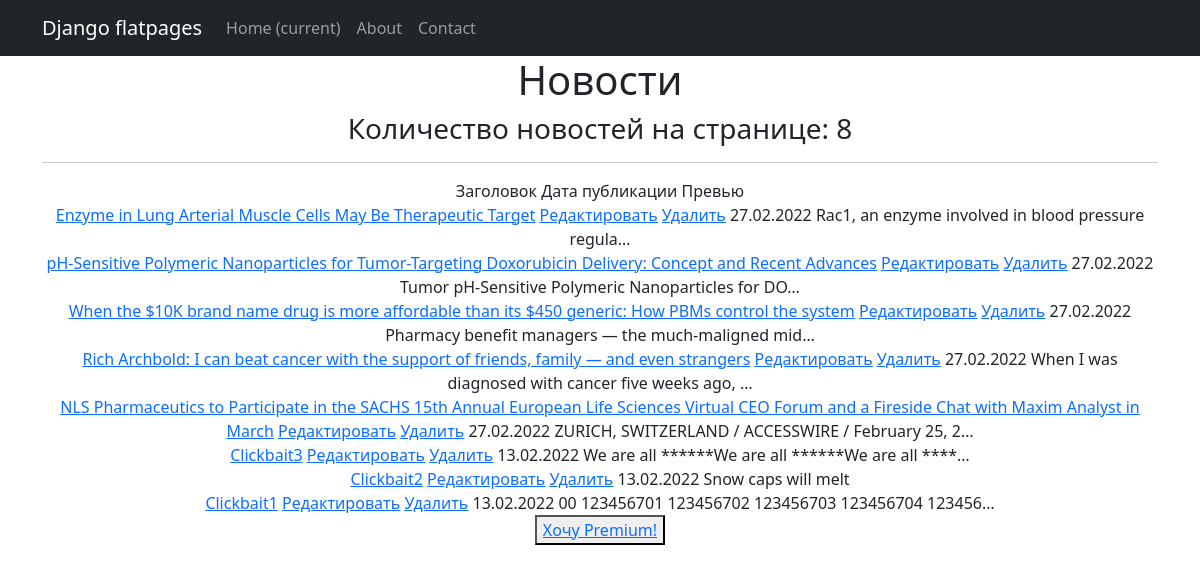
Page /news/ on the committed database.
### news/models.py (models this page shows, shortened)
class Post(models.Model):
    news = 'N'
    article = 'A'
    CONTENT_TYPE = [
        (news, 'News'),
        (article, 'Article')
    ]
    author = models.ForeignKey(Author, on_delete=models.CASCADE)
    article_or_news = models.CharField(max_length=1, choices=CONTENT_TYPE, default=article)
    header = models.CharField(max_length=255)
    contents = models.TextField()
    time_added = models.DateTimeField(auto_now_add=True)
    rating = models.IntegerField(default=0)
    category = models.ManyToManyField(Category, through='PostCategory')

### news/views.py (the view)
# urls.py: path('', NewsList.as_view()),
class NewsList(ListView):
    model = Post
    template_name = 'news_list.html'
    context_object_name = 'news'
    queryset = Post.objects.order_by('-time_added')
    paginate_by = 10
    def get_context_data(self, **kwargs):
        context = super().get_context_data(**kwargs)
        context['is_not_premium'] = not self.request.user.groups.filter(name='premium').exists()
        return context

### news/templatetags/custom_filters.py (called while the page is built)
@register.filter(name='censor')
def censor(text):
    if isinstance(text, str):
        for word in curses_list:
            word_len = len(word)
            text = re.sub(word, '*' * word_len, text)
        return text
    else:
        raise ValueError(f'Filter can\'t be applied to {type(text)}')

### templates/news_list.html (shortened to what this page needs)
{% extends 'flatpages/default.html' %}
{% load custom_filters %}
{% block content %}
    <h1>Новости</h1>
    <h3>Количество новостей на странице: {{ news|length }}</h3>
    <hr>
    {% if news %}
        <tr>
            <td>
                Заголовок
            </td>
            <td>
                Дата публикации
            </td>
            <td>
                Превью
            </td>
        </tr>
        <br>
        {% for post in news %}
            <tr>
                <td>
                    <a href="{% url 'news_contents' post.id %}">{{ post.header|censor }}</a>
                    <a href="{% url 'news_update' post.id %}"><u>Редактировать</u></a>
                    <a href="{% url 'news_delete' post.id %}"><u>Удалить</u></a>
                </td>
                <td>
                    {{ post.time_added|date:'d.m.Y' }}
                </td>
                <td>
                    {{ post.contents|censor|truncatechars:50 }}
                </td>
            </tr>
            <br>
        {% endfor %}
    {% else %}
        <h2>Новостей нет</h2>
    {% endif %}
    {% if is_not_premium %}
        <button><a href="http://127.0.0.1:8000/sign/upgrade">Хочу Premium!</a></button>
    {% endif %}
{% endblock content %}

### rows in the picture
Post: header|censor "Enzyme in Lung Arterial Muscle Cells May Be Therapeutic Target", time_added "27.02.2022", contents|censor "Rac1, an enzyme involved in blood pressure regula…"
Post: header|censor "pH-Sensitive Polymeric Nanoparticles for Tumor-Targeting Doxorubicin Delivery: Concept and Recent Advances", time_added "27.02.2022", contents|censor "Tumor pH-Sensitive Polymeric Nanoparticles for DO…"
Post: header|censor "When the $10K brand name drug is more affordable than its $450 generic: How PBMs control the system", time_added "27.02.2022", contents|censor "Pharmacy benefit managers — the much-maligned mid…"
Post: header|censor "Rich Archbold: I can beat cancer with the support of friends, family — and even strangers", time_added "27.02.2022", contents|censor "When I was diagnosed with cancer five weeks ago, …"
Post: header|censor "NLS Pharmaceutics to Participate in the SACHS 15th Annual European Life Sciences Virtual CEO Forum and a Fireside Chat with Maxim Analyst in March", time_added "27.02.2022", contents|censor "ZURICH, SWITZERLAND / ACCESSWIRE / February 25, 2…"
Post: header|censor "Clickbait3", time_added "13.02.2022", contents|censor "We are all ******We are all ******We are all ****…"
Post: header|censor "Clickbait2", time_added "13.02.2022", contents|censor "Snow caps will melt"
Post: header|censor "Clickbait1", time_added "13.02.2022", contents|censor "00 123456701 123456702 123456703 123456704 123456…"

### other values in the picture
{{ news|length }} "8"
